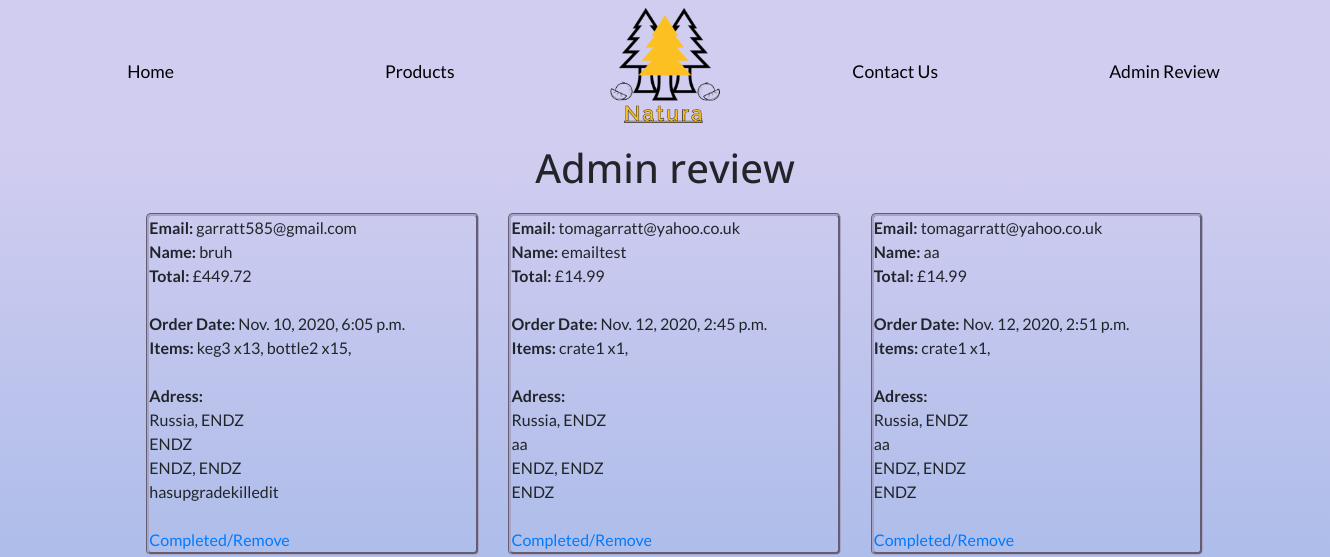
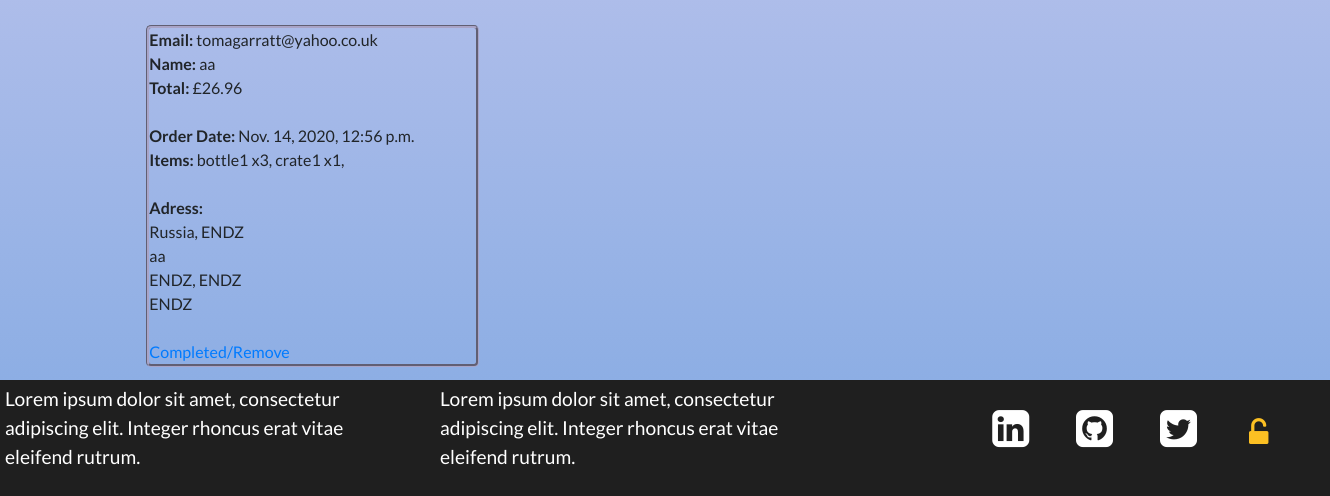
The page /admin_review (signed in) on the database as committed earlier (2 pictures, top to bottom).
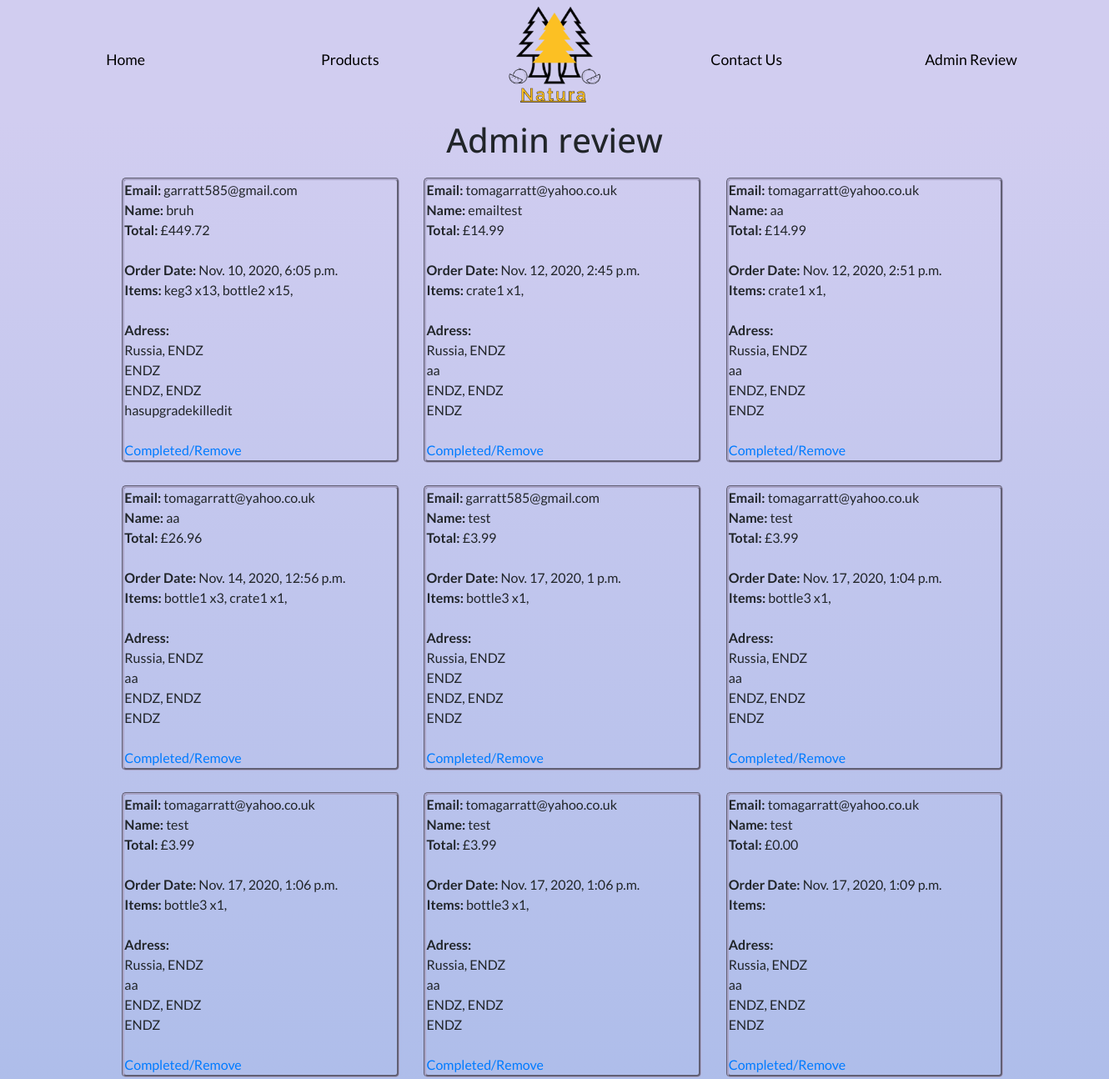
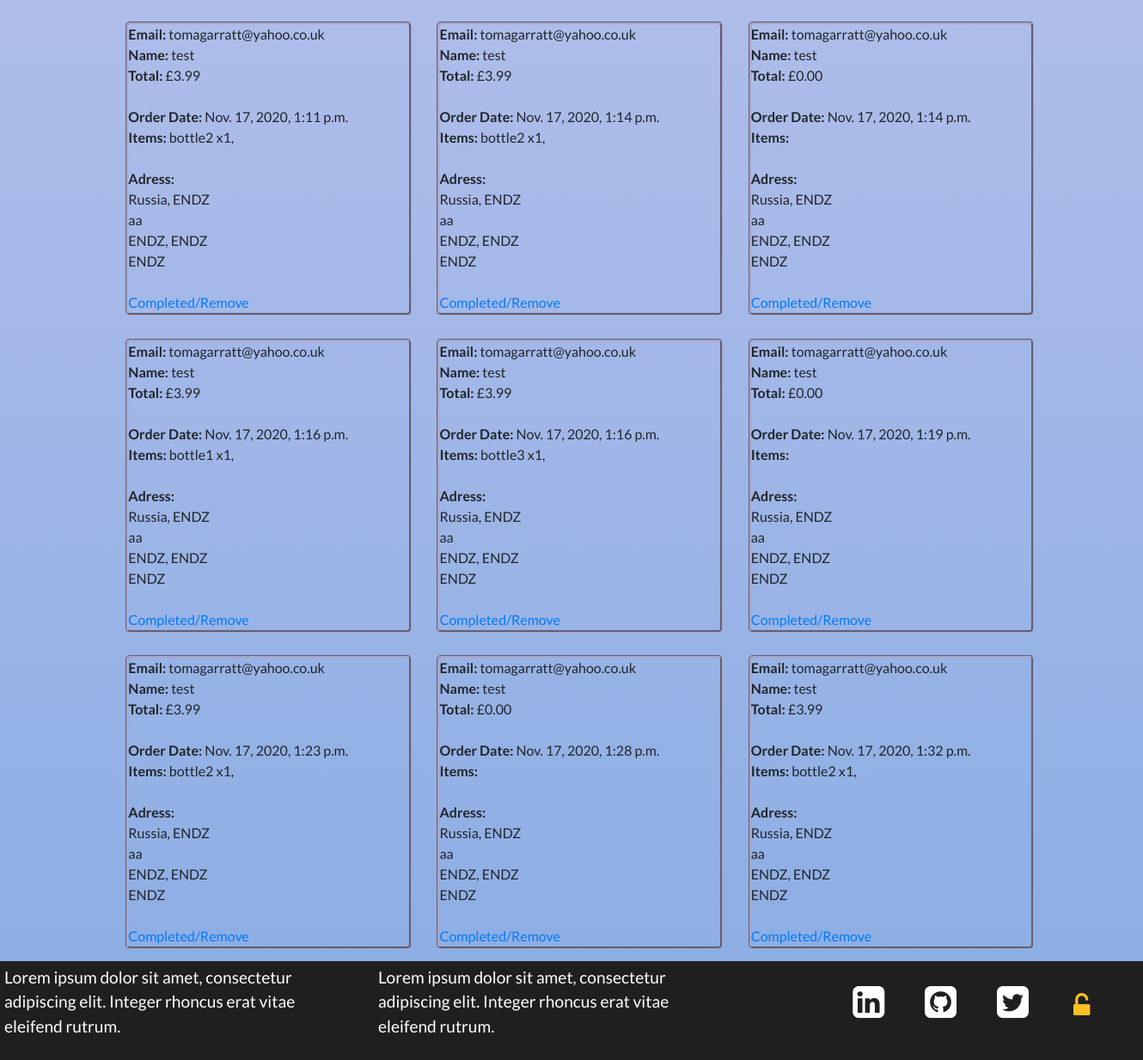
The same page on the database as committed later (2 pictures, top to bottom).
### cart/models.py (models this page shows, shortened)
class CheckoutUserInfo(models.Model):
    user_email = models.EmailField(verbose_name='E-mail', max_length=30)
    user_name = models.CharField(verbose_name='Full name', max_length=60)
    user_country = models.CharField(verbose_name='Country', max_length=60)
    user_city = models.CharField(verbose_name='City', max_length=60)
    user_line1 = models.CharField(verbose_name='Address line 1', max_length=60)
    user_line2 = models.CharField(verbose_name='Address line 2', max_length=60)
    user_postcode = models.CharField(verbose_name='Postcode', max_length=60)
    user_countystate = models.CharField(verbose_name='County/State', max_length=60)
    user_price_total = models.DecimalField(max_digits=10, default=0, decimal_places=2)
    user_items = models.CharField(default="", max_length=1000)
    order_date = models.DateTimeField(
        blank=True, null=True, default=timezone.now)

### admin_review/views.py (the view)
# urls.py: path(r'admin_review', admin_review, name='admin_review'),
@staff_member_required(login_url='sign_in')
def admin_review(request):
    all_checkoutuserinfo = CheckoutUserInfo.objects.all()
    return render(request, "../templates/admin_review.html",
        {"all_checkoutuserinfo": all_checkoutuserinfo})

### templates/admin_review.html (shortened to what this page needs)
{%extends "base.html"%}
{%block heading%}
Admin review
{%endblock%}
{%block content%}
    <div class="order-list">
        {%for all_checkoutuserinfo in all_checkoutuserinfo%}
            <div class="order">
                <div>
                    <b>Email:  </b>{{all_checkoutuserinfo.user_email}}
                </div>
                <div>
                    <b>Name:  </b>{{all_checkoutuserinfo.user_name}}
                </div>
                <div>
                    <b>Total:  </b>£{{all_checkoutuserinfo.user_price_total}}
                </div>
                <br>
                <div>
                    <b>Order Date:  </b>{{all_checkoutuserinfo.order_date}}
                </div>
                <div>
                    <b>Items:  </b>{{all_checkoutuserinfo.user_items}}
                </div>
                <br>
                <div>
                    <div><b>Adress: </b></div>
                    <div>{{all_checkoutuserinfo.user_country}}, {{all_checkoutuserinfo.user_city}}</div>
                    <div>{{all_checkoutuserinfo.user_countystate}}</div>
                    <div>{{all_checkoutuserinfo.user_line1}}, {{all_checkoutuserinfo.user_line2}}</div>
                    <div>{{all_checkoutuserinfo.user_postcode}}</div>
                </div>
                <br>
                <div>
                    <a href="{% url 'infopk_delete' all_checkoutuserinfo.id %}">Completed/Remove</a>
                </div>
            </div>
        {%endfor%}
    </div>
{%endblock%}

### templates/base.html (shortened to what this page needs)
{%load static%}
<html>
<head>
    <link rel="stylesheet" href="https://stackpath.bootstrapcdn.com/bootstrap/4.4.1/css/bootstrap.min.css">
    <link href="https://stackpath.bootstrapcdn.com/font-awesome/4.7.0/css/font-awesome.min.css" rel="stylesheet">
    <link rel="stylesheet" href="{%static 'css/main.css'%}">
</head>
<body>
    <nav class="navbar navbar-base navbar-expand-lg">
        <div class="collapse navbar-collapse justify-content-center row" id="navbarNav">
            <ul class="navbar-nav col-md-5 row">
                <li class="nav-item active col-md-6">
                    <a class="nav-link" href="{%url 'home'%}">Home</a>
                </li>
                <li class="nav-item col-6">
                    <a class="nav-link" href="{%url 'products'%}">Products</a>
                </li>
            </ul>
                <a class="nav-natura col-md-2" href="{%url 'home'%}"></a>
            <ul class="navbar-nav col-md-5 row">
                <li class="nav-item col-6">
                    <a class="nav-link nav-link-hp" href="{%url 'contact_us'%}">Contact Us</a>
                </li>
                {%if user.is_superuser %}
                    <li class="nav-item col-6">
                        <a class="nav-link" href="{%url 'admin_review'%}">Admin Review</a>
                    </li>
                {%endif%}
            </ul>
        </div>
    </nav>
<div class="content-page">
    <h1 class="page-title">
        {%block heading%}
        {%endblock%}
    </h1>
    <div>
        {%block content%}
        {%endblock%}
    </div>
</div>
<div>
    <footer class="footer">
        <div class="row">
            <div class="col-md-8 row">
                <div class="col-md-6">
                    <div>Lorem ipsum dolor sit amet, consectetur adipiscing elit. Integer rhoncus erat vitae eleifend rutrum.</div>
                </div>
                <div class="col-md-6">
                    <div>Lorem ipsum dolor sit amet, consectetur adipiscing elit. Integer rhoncus erat vitae eleifend rutrum.</div>
                </div>
            </div>
            <div class="col-md-4 footer-icons-mobile">
                <ul class="footer-list-ul">
                    <li class="footer-list-li">
                    <a href="https://www.linkedin.com/in/tom-garratt-303284168/" target="_blank" class="a-tag-footer"><i class="fa fa-linkedin-square"></i></a>
                    </li>
                    <li class="footer-list-li">
                    <a href="https://github.com/tgarratt" target="_blank" class="a-tag-footer"><i class="fa fa-github-square"></i></a>
                    </li>
                    <li class="footer-list-li">
                    <a href="https://twitter.com/Twitter" target="_blank" class="a-tag-footer"><i class="fa fa-twitter-square"></i></a>
                    </li>
                    {%if user.is_superuser %}
                    <li class="footer-list-li">
                    <a class="a-tag" href="{%url 'sign_out'%}"><i class="fa fa-unlock-alt sign-in" aria-hidden="true"></i></i></a>
                    </li>
                    {%else%}
                    <li class="footer-list-li">
                    <a class="a-tag" href="{%url 'sign_in'%}"><i class="fa fa-lock sign-in" aria-hidden="true"></i></a>
                    </li>
                    {%endif%}
                </ul>
            </div>
        </div>
    </footer>
</div>
</body>
</html>

### static/css/main.css (style rules this page uses)
body { font-family: 'Lato', sans-serif; height: 100% !important; }
.a-tag { color: #000; }
.page-title { text-align: center; font-family: 'Open Sans', sans-serif; }
.nav-link-hp { font-size: 1.1em; padding-left: 45px !important; padding-right: 45px !important; text-decoration: none; text-align: center; position: relative; color: #000; }
.nav-link-hp:before { content: ""; position: absolute; width: 100%; height: 2px; bottom: 0; left: 0; background-color: #FCC023; visibility: hidden; -webkit-transform: scaleX(0); transform: scaleX(0); -webkit-transition: all 0.3s ease-in-out 0s; transition: all 0.3s ease-in-out 0s; }
.content-page { background-image: linear-gradient(#D1CDF0, #8DAEE4); width: 100%; }
.navbar-base { background-color: #D1CDF0; }
.nav-natura { background-image: url('../../static/img/miscellaneous/Natura-logo.png'); width: 8em; height: 8em; background-repeat: no-repeat; display: inline-block; background-size: contain; background-position: center; }
.nav-link { font-size: 1.1em; padding-left: 45px !important; padding-right: 45px !important; text-decoration: none; text-align: center; position: relative; color: #000; }
.nav-link:before { content: ""; position: absolute; width: 100%; height: 2px; bottom: 0; left: 0; background-color: #FCC023; visibility: hidden; -webkit-transform: scaleX(0); transform: scaleX(0); -webkit-transition: all 0.3s ease-in-out 0s; transition: all 0.3s ease-in-out 0s; }
.order { margin: 1%; border: rgb(169, 164, 199) 3px groove; border-radius: 5px; display: inline-block; width: 25%; }
.order-list { width: 100%; margin: auto; margin-left: 10%; margin-right: 9%; }
.footer { font-size: 1.2em; background-color: #1F1F1F; color: #ffff; padding: 5px; }
.footer-list-ul { list-style: none; float: right; }
.footer-list-li { display: inline-block; font-size: 2.25em; margin: 0.5em; }
.a-tag-footer { color: #ffff; }
.sign-in { font-size: 0.7em; padding: 5px; color: #FCC023; position: relative; }

Rows that differ between the two databases and show on the page:
added CheckoutUserInfo: user_email "garratt585@gmail.com", user_name "test", user_price_total "3.99", order_date "Nov. 17, 2020, 1 p.m.", user_items "bottle3 x1,", user_country "Russia", user_city "ENDZ", user_countystate "ENDZ", user_line1 "ENDZ", user_line2 "ENDZ", user_postcode "ENDZ"
added CheckoutUserInfo: user_email "tomagarratt@yahoo.co.uk", user_name "test", user_price_total "3.99", order_date "Nov. 17, 2020, 1:04 p.m.", user_items "bottle3 x1,", user_country "Russia", user_city "ENDZ", user_countystate "aa", user_line1 "ENDZ", user_line2 "ENDZ", user_postcode "ENDZ"
added CheckoutUserInfo: user_email "tomagarratt@yahoo.co.uk", user_name "test", user_price_total "3.99", order_date "Nov. 17, 2020, 1:06 p.m.", user_items "bottle3 x1,", user_country "Russia", user_city "ENDZ", user_countystate "aa", user_line1 "ENDZ", user_line2 "ENDZ", user_postcode "ENDZ"
added CheckoutUserInfo: user_email "tomagarratt@yahoo.co.uk", user_name "test", user_price_total "3.99", order_date "Nov. 17, 2020, 1:06 p.m.", user_items "bottle3 x1,", user_country "Russia", user_city "ENDZ", user_countystate "aa", user_line1 "ENDZ", user_line2 "ENDZ", user_postcode "ENDZ"
added CheckoutUserInfo: user_email "tomagarratt@yahoo.co.uk", user_name "test", user_price_total "0.00", order_date "Nov. 17, 2020, 1:09 p.m.", user_country "Russia", user_city "ENDZ", user_countystate "aa", user_line1 "ENDZ", user_line2 "ENDZ", user_postcode "ENDZ"
added CheckoutUserInfo: user_email "tomagarratt@yahoo.co.uk", user_name "test", user_price_total "3.99", order_date "Nov. 17, 2020, 1:11 p.m.", user_items "bottle2 x1,", user_country "Russia", user_city "ENDZ", user_countystate "aa", user_line1 "ENDZ", user_line2 "ENDZ", user_postcode "ENDZ"
added CheckoutUserInfo: user_email "tomagarratt@yahoo.co.uk", user_name "test", user_price_total "3.99", order_date "Nov. 17, 2020, 1:14 p.m.", user_items "bottle2 x1,", user_country "Russia", user_city "ENDZ", user_countystate "aa", user_line1 "ENDZ", user_line2 "ENDZ", user_postcode "ENDZ"
added CheckoutUserInfo: user_email "tomagarratt@yahoo.co.uk", user_name "test", user_price_total "0.00", order_date "Nov. 17, 2020, 1:14 p.m.", user_country "Russia", user_city "ENDZ", user_countystate "aa", user_line1 "ENDZ", user_line2 "ENDZ", user_postcode "ENDZ"
added CheckoutUserInfo: user_email "tomagarratt@yahoo.co.uk", user_name "test", user_price_total "3.99", order_date "Nov. 17, 2020, 1:16 p.m.", user_items "bottle1 x1,", user_country "Russia", user_city "ENDZ", user_countystate "aa", user_line1 "ENDZ", user_line2 "ENDZ", user_postcode "ENDZ"
added CheckoutUserInfo: user_email "tomagarratt@yahoo.co.uk", user_name "test", user_price_total "3.99", order_date "Nov. 17, 2020, 1:16 p.m.", user_items "bottle3 x1,", user_country "Russia", user_city "ENDZ", user_countystate "aa", user_line1 "ENDZ", user_line2 "ENDZ", user_postcode "ENDZ"
added CheckoutUserInfo: user_email "tomagarratt@yahoo.co.uk", user_name "test", user_price_total "0.00", order_date "Nov. 17, 2020, 1:19 p.m.", user_country "Russia", user_city "ENDZ", user_countystate "aa", user_line1 "ENDZ", user_line2 "ENDZ", user_postcode "ENDZ"
added CheckoutUserInfo: user_email "tomagarratt@yahoo.co.uk", user_name "test", user_price_total "3.99", order_date "Nov. 17, 2020, 1:23 p.m.", user_items "bottle2 x1,", user_country "Russia", user_city "ENDZ", user_countystate "aa", user_line1 "ENDZ", user_line2 "ENDZ", user_postcode "ENDZ"
added CheckoutUserInfo: user_email "tomagarratt@yahoo.co.uk", user_name "test", user_price_total "0.00", order_date "Nov. 17, 2020, 1:28 p.m.", user_country "Russia", user_city "ENDZ", user_countystate "aa", user_line1 "ENDZ", user_line2 "ENDZ", user_postcode "ENDZ"
added CheckoutUserInfo: user_email "tomagarratt@yahoo.co.uk", user_name "test", user_price_total "3.99", order_date "Nov. 17, 2020, 1:32 p.m.", user_items "bottle2 x1,", user_country "Russia", user_city "ENDZ", user_countystate "aa", user_line1 "ENDZ", user_line2 "ENDZ", user_postcode "ENDZ"
